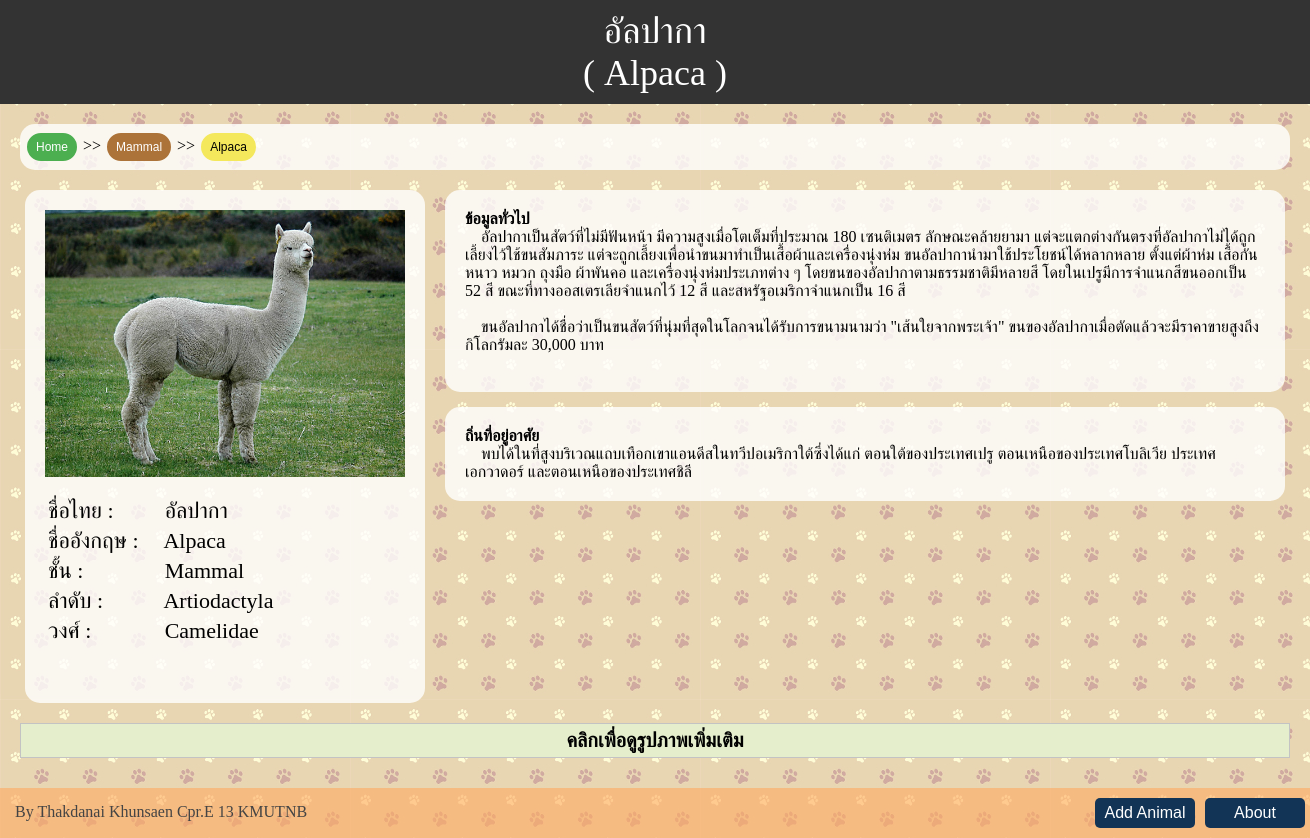
/park/animal/Alpaca, run on the app's committed database.
### park/models.py (models this page shows, shortened)
class Animal(models.Model):
    thai_name = models.CharField(max_length=200)
    name = models.CharField(max_length=200)
    class_name = models.CharField(max_length=10,choices=CLASS_CHOICES)
    order = models.CharField(max_length=200)
    family = models.CharField(max_length=200)
    info = models.TextField(null=True, blank=True)
    habitat = models.TextField(null=True, blank=True)
    status = models.CharField(max_length=10,choices=STATUS_CHOICES,null=True, blank=True)
    def url_name(self):
        return self.name.replace(' ', '_')

class AnimalImage(models.Model):
    animal = models.ForeignKey(Animal, on_delete=models.CASCADE, related_name='image')
    image = models.ImageField(upload_to=path_and_rename)
    status = models.CharField(max_length=10,choices=STATUS_CHOICES,null=True, blank=True)

### park/views.py (the view)
# urls.py: url(r'^animal/(?P<animal_name>[A-Za-z_]+)$', views.animal_data, name='animal_data'),
def animal_data(request, animal_name):
    animal = Animal.objects.get(name=animal_name.replace('_', ' '))
    image_list = animal.image.filter(status="Published").order_by('image')
    return render(request, 'park/animal_data.html',{'animal':animal,'image_list':image_list})

### park/templates/park/animal_data.html (shortened to what this page needs)
{% extends 'park/base.html' %}
{% load static %}
{% block style_n_script %}
    <link rel="stylesheet" href="{% static '/css/popup.css' %}">
    <link rel="stylesheet" href="{% static '/css/data.css' %}">
{% endblock %}
{% block header %}
    <p id="data_page_head">{{ animal.thai_name }}<br>( {{ animal.name }} )</p>
{% endblock %}
{% block content %}
    <div id="menu">
    <a href="{% url 'park:index' %}"><button class="button bt_home">Home</button></a> >>
    <a href="{% url 'park:animal_list' animal.class_name %}">
        <button class="button bt_{{ animal.class_name }}">{{ animal.class_name }}</button></a> >>
        <button class="button bt_name">{{ animal.name }}</button>
    </div>
    <div id="container_div">
        <div id="data">
            {% if image_list %}
                <a href="{{ image_list.first.image.url }}" >
                    <img src="{{ image_list.first.image.url }}" width="360px"/></a><br><br>
            {% endif %}
            <table style="font-size:22px">
                <tr><td>ชื่อไทย : </td><td>&nbsp; &nbsp; {{ animal.thai_name }}</td></tr>
                <tr><td>ชื่ออังกฤษ : </td><td>&nbsp; &nbsp; {{ animal.name }}</td></tr>
                <tr><td>ชั้น : </td><td>&nbsp; &nbsp; {{ animal.class_name }}</td></tr>
                <tr><td>ลำดับ : </td><td>&nbsp; &nbsp; {{ animal.order }}</td></tr>
                <tr><td>วงศ์ : </td><td>&nbsp; &nbsp; {{ animal.family }}</td></tr>
            </table>
            <br><br>
        </div>
        <div id="container_info">
        <div id="info">
            <b>ข้อมูลทั่วไป</b><br>
            {% if animal.info %}
                {{ animal.info|safe }}
            {% else %}
                &nbsp; &nbsp; ไม่มีข้อมูล
            {% endif %}
            <br><br>
        </div>
        <div id="info">
            <b>ถิ่นที่อยู่อาศัย</b>
            <br>
                {% if animal.habitat %}
                    {{ animal.habitat|safe }}
                {% else %}
                    &nbsp; &nbsp; ไม่มีข้อมูล
                {% endif %}
        </div>
        </div>
    </div>
    <div style="margin-bottom:30px;">
    <div id="flip">
        <b>คลิกเพื่อดูรูปภาพเพิ่มเติม</b>
    </div>
{% endblock %}

### park/static/css/main.css (style rules this page uses)
html, body { margin:0; padding:0; height:100%; min-width: 660px; background-image: url('../image/pawbg.jpg'); }
#data_page_head { font-family:data_head_font; text-align:center; font-size:36px; margin:0px; color:white; }
a:link { Text-decoration: none; }

### park/static/css/data.css (style rules this page uses)
#container_div { display: table; margin: 0 auto; min-width: 1300px; }
#container_info { float:left; margin: 0px 20px; }
#info { min-width:400px; max-width:800px; background: rgba(255,255,255,0.8); padding: 20px; margin-bottom: 15px; border-radius: 15px; }
#data { float:left; background: rgba(255,255,255,0.8); border-radius: 15px; padding: 20px; margin: 0px 0px 20px 20px; }
#menu { clear: both; margin:20px; background: rgba(255,255,255,0.8); border-radius: 15px; padding: 5px; }
.button { font-size: 12px; padding: 5px 7px; margin: 4px 2px; -webkit-transition-duration: 0.4s; transition-duration: 0.4s; border-radius: 25px; cursor: pointer; color: white; }
.bt_home { background-color: #4CAF50; border: 2px solid #4CAF50; }
.bt_name { background-color: #F4E85C; border: 2px solid #F4E85C; color:black; }
.bt_Mammal { background-color:#ac7339; border: 2px solid #ac7339; }

### park/templates/park/animal_data.html (style rules this page uses)
#panel, #flip { padding: 5px; background-color: #e5eecc; border: solid 1px #c3c3c3; clear: both; text-align: center; min-width:400px; font-size: 20px; margin: 0px 20px 0px 20px; cursor:pointer; }

### data on the page
Animal: thai_name "อัลปากา", name "Alpaca", class_name "Mammal", order "Artiodactyla", family "Camelidae", info "อัลปากาเป็นสัตว์ที่ไม่มีฟันหน้า มีความสูงเมื่อโตเต็มที่ประมาณ 180 เซนติเมตร ลักษณะคล้ายยามา แต่จะแตกต่างกันตรงที่อัลปากาไม่ได้ถูกเลี้ยงไว้ใช้ขนสัมภาระ แต่จะถูกเลี้ยงเพื่อนำขนมาทำเป็นเสื้อผ้าและเครื่องนุ่งห่ม ขนอัลปากานำมาใช้ประโยชน์ได้หลากหลาย ตั้งแต่ผ้าห่ม เสื้อกันหนาว หมวก ถุงมือ ผ้าพันคอ และเครื่องนุ่งห่มประเภทต่าง ๆ โดยขนของอัลปากาตามธรรมชาติมีหลายสี โดยในเปรูมีการจำแนกสีขนออกเป็น 52 สี ขณะที่ทางออสเตรเลียจำแนกไว้ 12 สี และสหรัฐอเมริกาจำแนกเป็น 16 สี ขนอัลปากาได้ชื่อว่าเป็นขนสัตว์ที่นุ่มที่สุดในโลกจนได้รับการขนามนามว่า \"เส้นใยจากพระเจ้า\" ขนของอัลปากาเมื่อตัดแล้วจะมีราคาขายสูงถึงกิโลกรัมละ 30,000 บาท", habitat "พบได้ในที่สูงบริเวณแถบเทือกเขาแอนดีสในทวีปอเมริกาใต้ซึ่งได้แก่ ตอนใต้ของประเทศเปรู ตอนเหนือของประเทศโบลิเวีย ประเทศเอกวาดอร์ และตอนเหนือของประเทศชิลี"
AnimalImage: first.image (picture)
